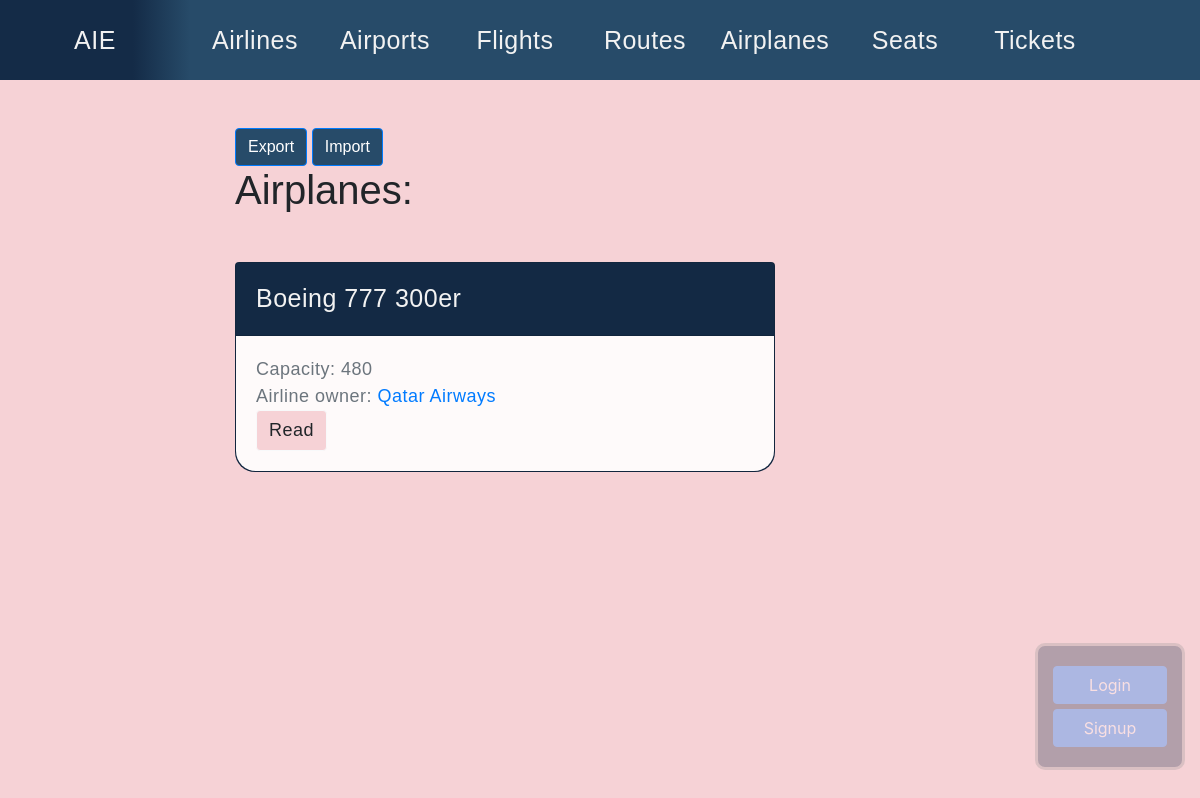
Before: /airtickets/airplanes/ with the older database file.
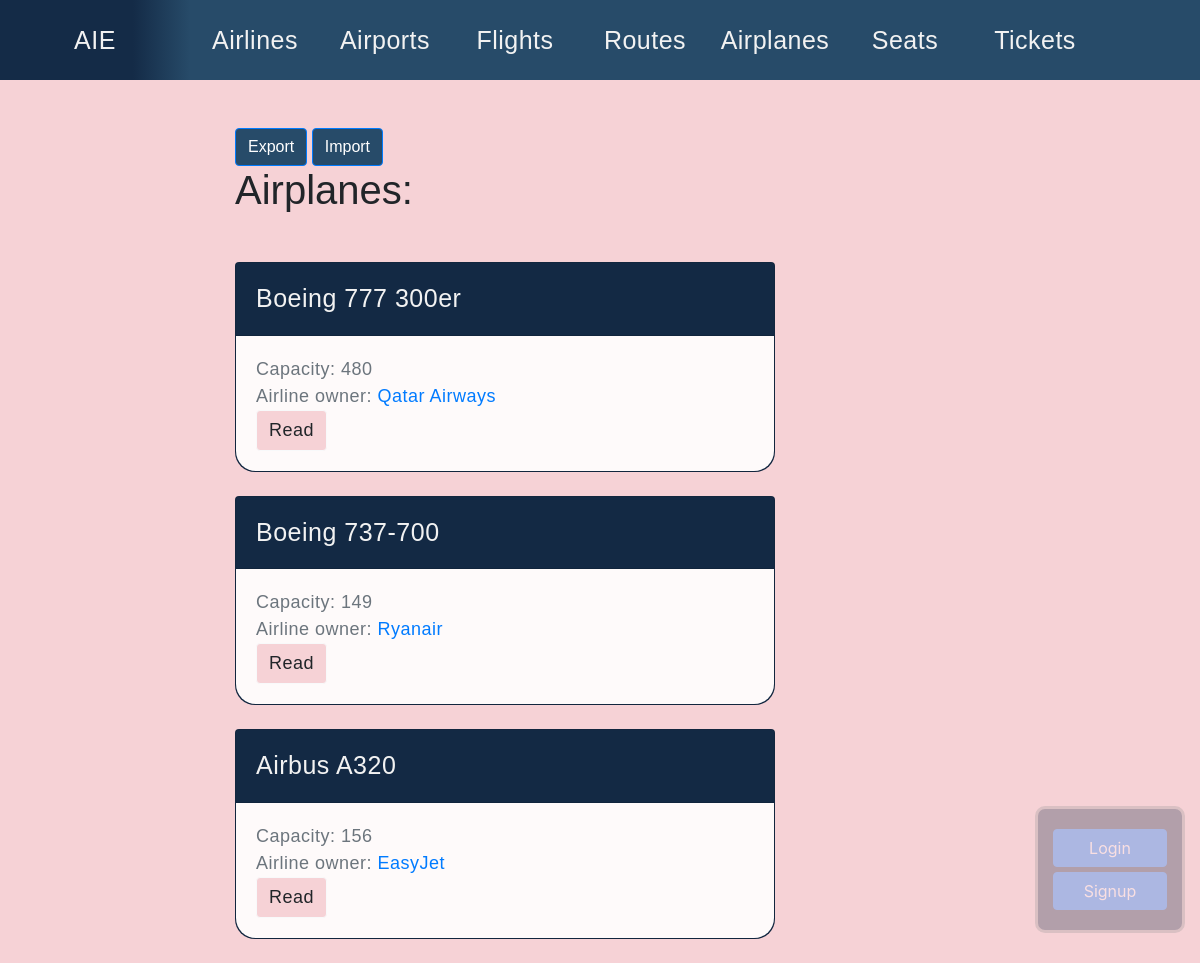
After: the same page with the newer database file.
### airtickets/models.py (models this page shows, shortened)
class Airplane(models.Model):
    name = models.CharField(max_length=100, db_index=True, unique=True)
    airline = models.ForeignKey(Airline, on_delete=models.CASCADE, related_name='airplanes')
    capacity = models.IntegerField()
    numberRows = models.IntegerField()
    slug = models.SlugField(max_length=50, unique=True, blank=True)
    def get_absolute_url(self):
        return reverse('airplane_detail_url', kwargs={'slug': self.slug})

class Airline(models.Model):
    name = models.CharField(max_length=100, db_index=True, unique=True)
    country = models.ForeignKey(Country, on_delete=models.CASCADE, related_name='airlines')
    appearanceYear = models.IntegerField()
    slug = models.SlugField(max_length=50, unique=True, blank=True)
    def get_absolute_url(self):
        return reverse('airline_detail_url', kwargs={'slug': self.slug})

### airtickets/views.py (the view)
# urls.py: path('airplanes/', airplanes_list, name='airplanes_list_url'),
def airplanes_list(request):
    airplanes = Airplane.objects.all()
    return render(request, 'airtickets/airplanes_list.html', context={'airplanes': airplanes})

### airtickets/templates/airtickets/airplanes_list.html (shortened to what this page needs)
{% extends 'airtickets/base_airtickets.html' %}
{% block content %}
	<a href="{% url 'export_airplanes_url' %}" class="btn btn-primary" style="background: #274b69"> Export </a>
    <a href="{% url 'import_airplanes_url' %}" class="btn btn-primary" style="background: #274b69"> Import </a>
    <h1 class="mb-5">Airplanes:</h1>
    {% for airplane in airplanes %}
        {% include 'airtickets/includes/airplane_card_template.html' %}
    {% endfor %}
{% endblock %}

### airtickets/templates/airtickets/includes/airplane_card_template.html
<div class="card mb-4"
     style="background: #142b47;
            font-size: 18px;
            color: #f2f2f2;
            font-family: sans-serif;
            letter-spacing:0.5px;
            border-bottom-left-radius: 20px;
            border-bottom-right-radius: 20px;">
    <div class="card-header">
        <p style="font-size: 25px;"> {{ airplane.name }} </p>
    </div>
    <div class="card-body"
         style="background: #fefafa;
                border-bottom-left-radius: 20px;
                border-bottom-right-radius: 20px;">
        <div class="text-muted">
            Capacity: {{ airplane.capacity }}
        </div>
        <div class="text-muted">
            Airline owner: <a href="{{ airplane.airline.get_absolute_url }}">{{ airplane.airline.name }}</a>
        </div>
        <a href="{{ airplane.get_absolute_url }}"
           class="btn btn-light"
           style="font-size: 18px;
                  background: #f6d2d6;
                  font-family: sans-serif;
                  letter-spacing:0.5px;">Read</a>
    </div>
</div>

Changed rows visible on the page:
added Airplane: name "Boeing 737-700", capacity "149", airline.name "Ryanair"
added Airplane: name "Airbus A320", capacity "156", airline.name "EasyJet"
